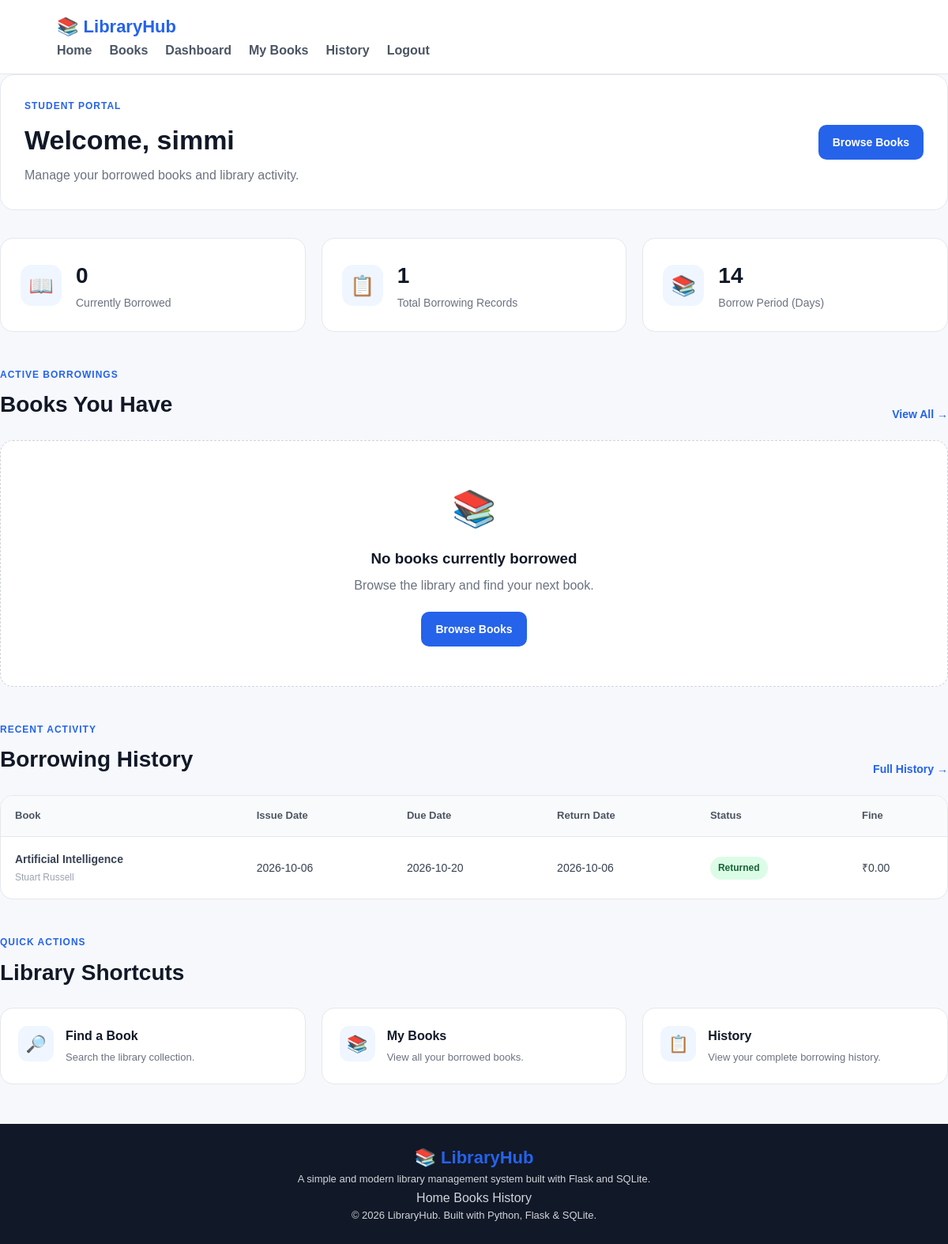
The page /student/dashboard (signed in) on the database its author committed.
### tables this page shows
CREATE TABLE borrowings (
            id INTEGER PRIMARY KEY AUTOINCREMENT,
            user_id INTEGER NOT NULL,
            book_id INTEGER NOT NULL,
            issue_date TEXT NOT NULL,
            due_date TEXT NOT NULL,
            return_date TEXT,
            fine REAL DEFAULT 0,
            status TEXT NOT NULL DEFAULT 'Issued',
            FOREIGN KEY (user_id) REFERENCES users(id) ON DELETE CASCADE,
            FOREIGN KEY (book_id) REFERENCES books(id) ON DELETE CASCADE
        );

CREATE TABLE books (
            id INTEGER PRIMARY KEY AUTOINCREMENT,
            title TEXT NOT NULL,
            author TEXT NOT NULL,
            isbn TEXT UNIQUE NOT NULL,
            category TEXT NOT NULL,
            quantity INTEGER NOT NULL DEFAULT 1,
            available INTEGER NOT NULL DEFAULT 1
        );

### app.py (the view)
@app.route("/student/dashboard")
@login_required
def student_dashboard():
    conn = get_db()
    user_id = session["user_id"]
    issued_books = conn.execute("""
        SELECT
            borrowings.*,
            books.title,
            books.author,
            books.isbn
        FROM borrowings
        JOIN books
            ON borrowings.book_id = books.id
        WHERE borrowings.user_id = ?
        AND borrowings.status = 'Issued'
        ORDER BY borrowings.id DESC
    """, (user_id,)).fetchall()
    history = conn.execute("""
        SELECT
            borrowings.*,
            books.title,
            books.author
        FROM borrowings
        JOIN books
            ON borrowings.book_id = books.id
        WHERE borrowings.user_id = ?
        ORDER BY borrowings.id DESC
    """, (user_id,)).fetchall()
    conn.close()
    return render_template(
        "student_dashboard.html",
        issued_books=issued_books,
        history=history
    )

### app.py (called while the page is built)
def get_db():
    conn = sqlite3.connect(DATABASE)
    conn.row_factory = sqlite3.Row
    conn.execute("PRAGMA foreign_keys = ON")
    return conn

def login_required(function):
    @wraps(function)
    def wrapper(*args, **kwargs):
        if "user_id" not in session:
            flash("Please login first.", "warning")
            return redirect(url_for("login"))
        return function(*args, **kwargs)
    return wrapper

### templates/student_dashboard.html (shortened to what this page needs)
{% extends "base.html" %}
{% block content %}
<section class="dashboard-header">
    <div>
        <span class="section-label">Student Portal</span>
        <h1>
            Welcome, {{ session.get("name") }}
        </h1>
        <p>
            Manage your borrowed books and library activity.
        </p>
    </div>
    <a href="{{ url_for('books') }}" class="btn btn-primary">
        Browse Books
    </a>
</section>
<section class="stats-grid">
    <div class="stat-card">
        <div class="stat-icon">
            📖
        </div>
        <div>
            <h3>{{ issued_books|length }}</h3>
            <p>Currently Borrowed</p>
        </div>
    </div>
    <div class="stat-card">
        <div class="stat-icon">
            📋
        </div>
        <div>
            <h3>{{ history|length }}</h3>
            <p>Total Borrowing Records</p>
        </div>
    </div>
    <div class="stat-card">
        <div class="stat-icon">
            📚
        </div>
        <div>
            <h3>14</h3>
            <p>Borrow Period (Days)</p>
        </div>
    </div>
</section>
<section class="section">
    <div class="section-header">
        <div>
            <span class="section-label">
                Active Borrowings
            </span>
            <h2>
                Books You Have
            </h2>
        </div>
        <a href="{{ url_for('my_books') }}" class="view-all">
            View All →
        </a>
    </div>
    {% if issued_books %}
        <div class="table-container">
            <table class="data-table">
                <thead>
                    <tr>
                        <th>Book</th>
                        <th>Author</th>
                        <th>Issue Date</th>
                        <th>Due Date</th>
                        <th>Action</th>
                    </tr>
                </thead>
                <tbody>
                    {% for record in issued_books %}
                        <tr>
                            <td>
                                <strong>
                                    {{ record["title"] }}
                                </strong>
                                <small class="table-subtext">
                                    ISBN: {{ record["isbn"] }}
                                </small>
                            </td>
                            <td>
                                {{ record["author"] }}
                            </td>
                            <td>
                                {{ record["issue_date"] }}
                            </td>
                            <td>
                                {{ record["due_date"] }}
                            </td>
                            <td>
                                <form
                                    method="POST"
                                    action="{{ url_for('return_book', borrowing_id=record['id']) }}"
                                    class="inline-form"
                                >
                                    <button
                                        type="submit"
                                        class="btn btn-small btn-primary"
                                    >
                                        Return Book
                                    </button>
                                </form>
                            </td>
                        </tr>
                    {% endfor %}
                </tbody>
            </table>
        </div>
    {% else %}
        <div class="empty-state">
            <div class="empty-icon">
                📚
            </div>
            <h3>
                No books currently borrowed
            </h3>
            <p>
                Browse the library and find your next book.
            </p>
            <a
                href="{{ url_for('books') }}"
                class="btn btn-primary"
            >
                Browse Books
            </a>
        </div>
    {% endif %}
</section>
<section class="section">
    <div class="section-header">
        <div>
            <span class="section-label">
                Recent Activity
            </span>
            <h2>
                Borrowing History
            </h2>
        </div>
        <a href="{{ url_for('history') }}" class="view-all">
            Full History →
        </a>
    </div>
    {% if history %}
        <div class="table-container">
            <table class="data-table">
                <thead>
                    <tr>
                        <th>Book</th>
                        <th>Issue Date</th>
                        <th>Due Date</th>
                        <th>Return Date</th>
                        <th>Status</th>
                        <th>Fine</th>
                    </tr>
                </thead>
                <tbody>
                    {% for record in history[:8] %}
                        <tr>
                            <td>
                                <strong>
                                    {{ record["title"] }}
                                </strong>
                                <small class="table-subtext">
                                    {{ record["author"] }}
                                </small>
                            </td>
                            <td>
                                {{ record["issue_date"] }}
                            </td>
                            <td>
                                {{ record["due_date"] }}
                            </td>
                            <td>
                                {{ record["return_date"] or "—" }}
                            </td>
                            <td>
                                {% if record["status"] == "Issued" %}
                                    <span class="status-badge status-issued">
                                        Issued
                                    </span>
                                {% else %}
                                    <span class="status-badge status-returned">
                                        Returned
                                    </span>
                                {% endif %}
                            </td>
                            <td>
                                ₹{{ "%.2f"|format(record["fine"] or 0) }}
                            </td>
                        </tr>
                    {% endfor %}
                </tbody>
            </table>
        </div>
    {% endif %}
</section>
<section class="section">
    <div class="section-header">
        <div>
            <span class="section-label">
                Quick Actions
            </span>
            <h2>
                Library Shortcuts
            </h2>
        </div>
    </div>
    <div class="action-grid">
        <a
            href="{{ url_for('books') }}"
            class="action-card"
        >
            <span class="action-icon">
                🔎
            </span>
            <div>
                <h3>
                    Find a Book
                </h3>
                <p>
                    Search the library collection.
                </p>
            </div>
        </a>
        <a
            href="{{ url_for('my_books') }}"
            class="action-card"
        >
            <span class="action-icon">
                📚
            </span>
            <div>
                <h3>
                    My Books
                </h3>
                <p>
                    View all your borrowed books.
                </p>
            </div>
        </a>
        <a
            href="{{ url_for('history') }}"
            class="action-card"
        >
            <span class="action-icon">
                📋
            </span>
            <div>
                <h3>
                    History
                </h3>
                <p>
                    View your complete borrowing history.
                </p>
            </div>
        </a>
    </div>
</section>
{% endblock %}

### static/css/style.css (style rules this page uses)
* { margin: 0; padding: 0; box-sizing: border-box; }
html { scroll-behavior: smooth; }
body { font-family: Arial, Helvetica, sans-serif; background: #f6f8fc; color: #1f2937; line-height: 1.6; }
a { text-decoration: none; color: inherit; }
.btn { display: inline-flex; align-items: center; justify-content: center; border: none; border-radius: 10px; padding: 11px 18px; font-size: 14px; font-weight: 700; cursor: pointer; transition: 0.2s ease; }
.btn-primary { background: #2563eb; color: #ffffff; }
.section { margin-bottom: 45px; }
.section-header { display: flex; justify-content: space-between; align-items: flex-end; gap: 20px; margin-bottom: 22px; }
.section-header h2 { font-size: 28px; color: #111827; }
.section-label { display: block; color: #2563eb; font-size: 12px; font-weight: 800; letter-spacing: 1px; text-transform: uppercase; margin-bottom: 6px; }
.view-all { color: #2563eb; font-weight: 700; font-size: 14px; }
.dashboard-header { display: flex; justify-content: space-between; align-items: center; gap: 25px; margin-bottom: 35px; padding: 30px; background: #ffffff; border: 1px solid #e5e7eb; border-radius: 18px; }
.dashboard-header h1 { font-size: 34px; color: #111827; margin-bottom: 5px; }
.dashboard-header p { color: #6b7280; }
.stats-grid { display: grid; grid-template-columns: repeat(3, 1fr); gap: 20px; margin-bottom: 45px; }
.stat-card { background: #ffffff; border: 1px solid #e5e7eb; border-radius: 16px; padding: 25px; display: flex; align-items: center; gap: 18px; transition: 0.2s ease; }
.stat-icon { width: 52px; height: 52px; border-radius: 14px; background: #eff6ff; display: flex; align-items: center; justify-content: center; font-size: 25px; }
.stat-card h3 { font-size: 28px; color: #111827; }
.stat-card p { color: #6b7280; font-size: 14px; }
.table-container { background: #ffffff; border: 1px solid #e5e7eb; border-radius: 16px; overflow-x: auto; }
.data-table { width: 100%; border-collapse: collapse; }
.data-table th { background: #f9fafb; color: #4b5563; font-size: 13px; font-weight: 800; text-align: left; padding: 15px 18px; border-bottom: 1px solid #e5e7eb; white-space: nowrap; }
.data-table td { padding: 17px 18px; border-bottom: 1px solid #f0f1f3; color: #374151; font-size: 14px; }
.data-table tr:last-child td { border-bottom: none; }
.table-subtext { display: block; color: #9ca3af; font-size: 12px; margin-top: 3px; }
.status-badge { display: inline-flex; align-items: center; padding: 5px 10px; border-radius: 20px; font-size: 12px; font-weight: 700; }
.status-returned { background: #dcfce7; color: #166534; }
.action-grid { display: grid; grid-template-columns: repeat(3, 1fr); gap: 20px; }
.action-card { background: #ffffff; border: 1px solid #e5e7eb; border-radius: 16px; padding: 22px; display: flex; gap: 15px; align-items: flex-start; transition: 0.2s ease; }
.action-icon { width: 45px; height: 45px; border-radius: 12px; background: #eff6ff; display: flex; align-items: center; justify-content: center; font-size: 21px; flex-shrink: 0; }
.action-card h3 { color: #111827; font-size: 16px; margin-bottom: 4px; }
.action-card p { color: #6b7280; font-size: 13px; }
.empty-state { background: #ffffff; border: 1px dashed #d1d5db; border-radius: 16px; padding: 50px 25px; text-align: center; }
.empty-icon { font-size: 45px; margin-bottom: 12px; }
.empty-state h3 { color: #111827; margin-bottom: 6px; }
.empty-state p { color: #6b7280; margin-bottom: 20px; }

### rows shown on the page
borrowings: title "Artificial Intelligence", author "Stuart Russell", issue_date "2026-10-06", due_date "2026-10-20", return_date "2026-10-06", status "Returned", fine "0.00"

### other values the page prints
{{ session.get("name") }} "simmi"
{{ issued_books|length }} "0"
{{ history|length }} "1"
